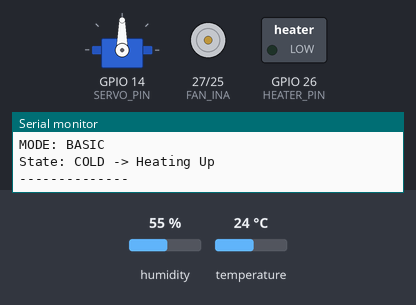
The sketch below on a simulated ESP32. Shown: servo, motor-driver pin pairs drawn as motors (green arrow = first pin HIGH = forward, orange = second pin HIGH = backward, longer = more drive), switched loads named in the sketch (green lamp = pin HIGH), the last lines printed to the serial monitor. Inputs (shaded band) come from the test bench; at power-on: temperature 24 °C, humidity 55 %. WiFi joins after 1.5 s; servers stay silent unless stated; uploads are accepted with an empty reply.

Above: at 2.7 s.
2.8 s: temperature set to 27 °C
At 8.2 s:
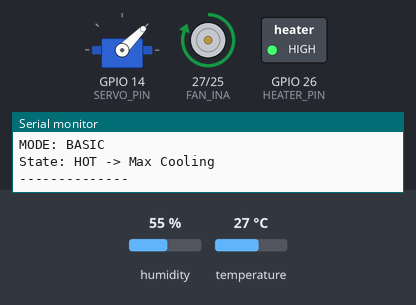
8.6 s: temperature set to 12 °C
At 13.3 s:
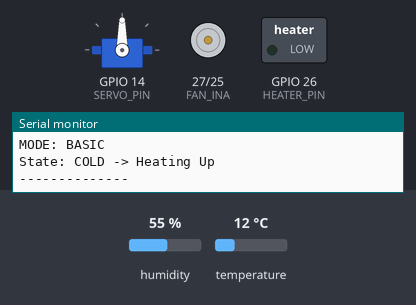
14.4 s: temperature set to 28 °C
At 18.2 s:
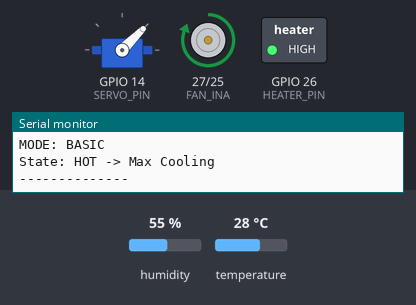
Timing chart, 0 to 19.7 s (numbered marks = the images above; inputs shaded):
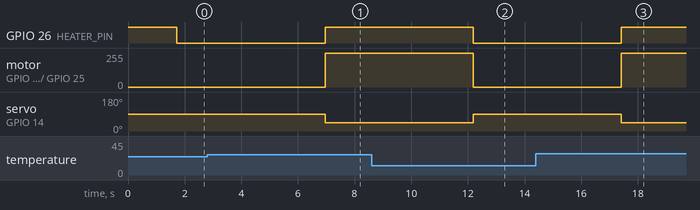

The sketch:

Smart_Thermostat.ino
```cpp
#include <WiFi.h>
#include <HTTPClient.h>
#include <DHT.h>
#include <ESP32Servo.h>

// ================= WIFI =================
const char* ssid     = "Izwaniphone";
const char* password = "takingat123";

// ================= NODE-RED =================
const char* serverUrl = "http://172.20.10.6:1880/esp32/data";

// ================= PINS =================
#define DHTPIN 4
#define DHTTYPE DHT11

// Relay (Active LOW)
#define RELAY_ON  LOW
#define RELAY_OFF HIGH
#define HEATER_PIN 26

// Fan Motor Driver
#define FAN_INA 27
#define FAN_INB 25

// Servo
#define SERVO_PIN 14

// ================= PWM SETTINGS (NEW V3.0 SYNTAX) =================
// In v3.0+, we don't need to define channels manually.
const int fanPwmFreq = 5000;
const int fanPwmResolution = 8; // 8-bit resolution (0-255)

// Speed Settings (0 - 255)
#define MAX_FAN_SPEED 255
#define ECO_FAN_SPEED 100

// ================= OBJECTS =================
DHT dht(DHTPIN, DHTTYPE);
Servo ventServo;

// ================= SETTINGS =================
float TEMP_THRESHOLD = 25.0;
bool ecoMode = false;
bool manualTempMode = false;
float manualTemp = 0.0;

// ================= SETUP =================
void setup() {
  Serial.begin(115200);

  // Initialize Pins
  pinMode(HEATER_PIN, OUTPUT);
  pinMode(FAN_INA, OUTPUT);
  pinMode(FAN_INB, OUTPUT);

  // Default States
  digitalWrite(HEATER_PIN, RELAY_OFF);
  digitalWrite(FAN_INB, LOW);

  // --- NEW PWM SETUP (Fix for Error) ---
  // Replaces ledcSetup and ledcAttachPin
  ledcAttach(FAN_INA, fanPwmFreq, fanPwmResolution);
  ledcWrite(FAN_INA, 0); // Start Fan OFF

  // --- SETUP SERVO ---
  ventServo.setPeriodHertz(50);
  ventServo.attach(SERVO_PIN, 500, 2400);
  ventServo.write(90); // Start Closed

  dht.begin();

  // WiFi Connection
  WiFi.begin(ssid, password);
  Serial.print("Connecting WiFi");
  while (WiFi.status() != WL_CONNECTED) {
    delay(500);
    Serial.print(".");
  }
  Serial.println("\nWiFi Connected");
  Serial.print("IP Address: ");
  Serial.println(WiFi.localIP());
}

// ================= LOOP =================
void loop() {

  // 1. SERIAL LISTENER
  if (Serial.available()) {
    String cmd = Serial.readStringUntil('\n');
    cmd.trim();
    if (cmd.startsWith("T=")) {
      manualTemp = cmd.substring(2).toFloat();
      manualTempMode = true;
    }
    if (cmd.equalsIgnoreCase("AUTO")) {
      manualTempMode = false;
    }
  }

  // 2. READ SENSORS
  float dhtTemp = dht.readTemperature();
  float hum = dht.readHumidity();
  float activeTemp = manualTempMode ? manualTemp : dhtTemp;

  if (isnan(activeTemp) || isnan(hum)) {
    Serial.println("DHT Read Failed!");
    activeTemp = 0.0; hum = 0.0;
  }

  // 3. NODE-RED COMM
  if (WiFi.status() == WL_CONNECTED) {
    HTTPClient http;
    String payload = "{\"temperature\":" + String(activeTemp) +
                     ",\"humidity\":" + String(hum) +
                     ",\"ecoMode\":" + String(ecoMode ? "true" : "false") +
                     ",\"manualMode\":" + String(manualTempMode ? "true" : "false") + "}";

    http.begin(serverUrl);
    http.addHeader("Content-Type", "application/json");
    int httpCode = http.POST(payload);

    if (httpCode == 200) {
      String response = http.getString();
      Serial.println("Node-RED Response: " + response);
      if (response.indexOf("ECO_ON") >= 0) ecoMode = true;
      else if (response.indexOf("ECO_OFF") >= 0) ecoMode = false;
    } else {
      Serial.print("HTTP Error: "); Serial.println(httpCode);
    }
    http.end();
  }

  // 4. LOGIC
  Serial.println("\n--- STATUS ---");
  Serial.print("Temp: "); Serial.println(activeTemp);

  if (ecoMode) {
    Serial.println("MODE: ECO (Low Fan + Open Vent)");
    digitalWrite(HEATER_PIN, RELAY_OFF);
    digitalWrite(FAN_INB, LOW);

    // NEW SYNTAX: Write to PIN, not Channel
    ledcWrite(FAN_INA, ECO_FAN_SPEED);

    ventServo.write(45);

  } else {
    Serial.println("MODE: BASIC");
    if (activeTemp > TEMP_THRESHOLD) {
      Serial.println("State: HOT -> Max Cooling");
      digitalWrite(HEATER_PIN, RELAY_OFF);
      digitalWrite(FAN_INB, LOW);

      // NEW SYNTAX
      ledcWrite(FAN_INA, MAX_FAN_SPEED);

      ventServo.write(45);
    }
    else {
      Serial.println("State: COLD -> Heating Up");
      digitalWrite(HEATER_PIN, RELAY_ON);
      digitalWrite(FAN_INB, LOW);

      // NEW SYNTAX
      ledcWrite(FAN_INA, 0);

      ventServo.write(90);
    }
  }

  Serial.println("--------------");
  delay(5000);
}
```

Measured:
- the behaviour switches between 25 and 26 °C on temperature (found by bisection; images 0 and 1)
- after the input at 2.8 s, GPIO 26 (HEATER_PIN): LOW → HIGH after 4.2 s; motor on GPIO 27 (FAN_INA) / GPIO 25 (FAN_INB): stopped → forward 255/255 after 4.2 s; servo on GPIO 14 (SERVO_PIN): 90° → 45° after 4.2 s
- after the input at 8.6 s, GPIO 26 (HEATER_PIN): HIGH → LOW after 3.6 s; motor on GPIO 27 (FAN_INA) / GPIO 25 (FAN_INB): forward 255/255 → stopped after 3.6 s; servo on GPIO 14 (SERVO_PIN): 45° → 90° after 3.6 s
- after the input at 14.4 s, GPIO 26 (HEATER_PIN): LOW → HIGH after 3.0 s; motor on GPIO 27 (FAN_INA) / GPIO 25 (FAN_INB): stopped → forward 255/255 after 3.0 s; servo on GPIO 14 (SERVO_PIN): 90° → 45° after 3.0 s
